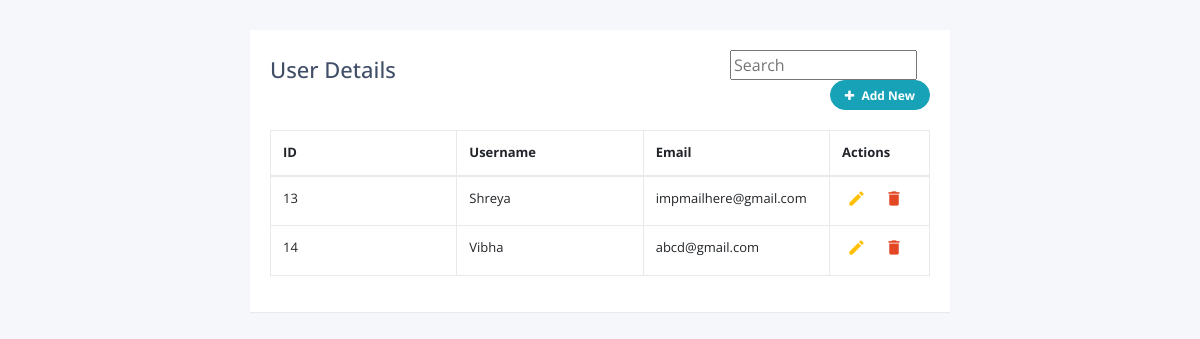
The app's page /ud.php with its own data.
### tables this page shows
CREATE TABLE `users` (
  `ID` int(3) NOT NULL,
  `UName` text NOT NULL,
  `Email` varchar(500) NOT NULL,
  `UPass` int(11) NOT NULL
);

### ud.php (called while the page is built, shortened)
<?php
include('connection.php');
include('users.php');

### users.php (the view, shortened to what this page needs)
<?php
include('connection.php');
?>
<!DOCTYPE html>
<html lang="en">
<head>
<link rel="stylesheet" href="https://stackpath.bootstrapcdn.com/bootstrap/4.5.0/css/bootstrap.min.css">
<link rel="stylesheet" href="https://maxcdn.bootstrapcdn.com/font-awesome/4.7.0/css/font-awesome.min.css">
</head>
<body>
<div class="container-lg">
    <div class="table-responsive">
        <div class="table-wrapper">
            <div class="table-title">
                <div class="row">
                    <div class="col-sm-8"><h2>User Details</b></h2></div> <div class="col-sm-4">
                      <input id="search" name="name" class="input-text js-input" type="text" placeholder="Search " required  />
                     <a href="uadd.php" > <button type="button" class="btn btn-info add-new" ><i class="fa fa-plus"></i> Add New</button></a>
                    </div>
                </div>
            </div>
            <?php
                $query = "SELECT * FROM users";
                $query_run = mysqli_query($conn, $query);
            ?>
             <table class="table table-bordered">
                <thead>
                    <tr>
                    <th> ID </th>
                    <th> Username </th>
                    <th>Email </th>
                    <th>Actions</th>
                    </tr>
                </thead>
                    <tbody id="cont">
                        <?php
                        if(mysqli_num_rows($query_run) > 0)
                        {
                            while($row = mysqli_fetch_assoc($query_run))
                            {
                        ?>
                            <tr>
                                <td><?php  echo $_SESSION['ID']; ?></td>
                                <td><?php  echo $row['UName']; ?></td>
                                <td><?php  echo $row['Email']; ?></td>
                                <td>
                        <a class="edit" href="uum.php" title="Edit" data-toggle="tooltip"><i class="material-icons">&#xE254;</i></a>
                        <a class="delete" href="ud.php" title="Delete" data-toggle="tooltip"><i class="material-icons">&#xE872;</i></a>
                    </td>
                        </tr>
                        <?php
                            }
                        }
                        else {
                            echo "No Record Found";
                        }
                        ?>
                </tbody>
            </table>
        </div>
    </div>
</div>
</body>
</html>

### users.php (style rules this page uses)
body { color: #404E67; background: #F5F7FA; font-family: 'Open Sans', sans-serif; }
.table-wrapper { width: 700px; margin: 30px auto; background: #fff; padding: 20px; box-shadow: 0 1px 1px rgba(0,0,0,.05); }
.table-title { padding-bottom: 10px; margin: 0 0 10px; }
.table-title h2 { margin: 6px 0 0; font-size: 22px; }
table.table { table-layout: fixed; width: 100%; }
table.table tr th, table.table tr td { border-color: #e9e9e9; font-size: 13px; }
.table-title .add-new { float: right; height: 30px; font-weight: bold; font-size: 12px; text-shadow: none; min-width: 100px; border-radius: 50px; line-height: 13px; }
.table-title .add-new i { margin-right: 4px; }
table.table th:last-child { width: 100px; }
table.table td a { cursor: pointer; display: inline-block; margin: 0 5px; min-width: 24px; }
table.table td a.edit { color: #FFC107; }
table.table td a.delete { color: #E34724; }
table.table td i { font-size: 19px; }

### records on screen
users: ID "13", UName "Shreya", Email "impmailhere@gmail.com"
users: ID "14", UName "Vibha", Email "abcd@gmail.com"
